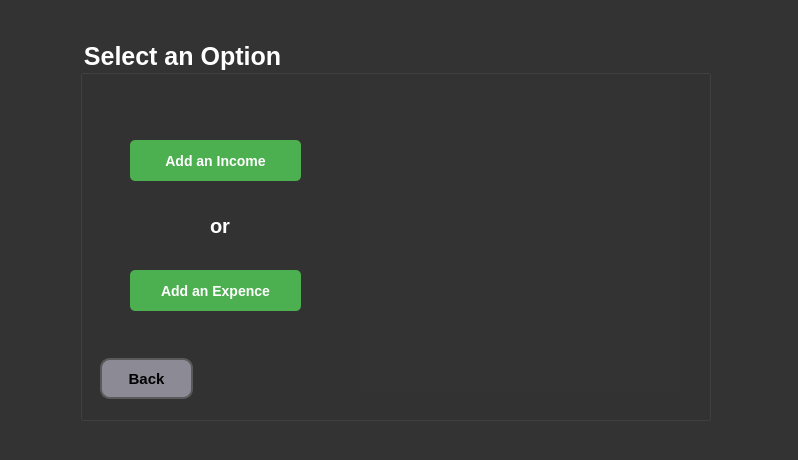
<?xml version="1.0" encoding="UTF-8"?>
<ui version="4.0">
 <class>income_Expence_dash</class>
 <widget class="QMainWindow" name="income_Expence_dash">
  <property name="geometry">
   <rect>
    <x>0</x>
    <y>0</y>
    <width>798</width>
    <height>460</height>
   </rect>
  </property>
  <property name="windowTitle">
   <string>income_expence_dash</string>
  </property>
  <property name="styleSheet">
   <string notr="true">background-color: #333333; </string>
  </property>
  <widget class="QWidget" name="centralwidget">
   <widget class="QGroupBox" name="groupBox">
    <property name="geometry">
     <rect>
      <x>80</x>
      <y>40</y>
      <width>631</width>
      <height>381</height>
     </rect>
    </property>
    <property name="styleSheet">
     <string notr="true">QGroupBox {
    background-color: #333333;   /* Dark background color */
  	color:#ffffff;
    font-size: 25px;             /* Font size for title */
    font-weight: bold;           /* Bold title */
}
</string>
    </property>
    <property name="title">
     <string>Select an Option</string>
    </property>
    <widget class="QWidget" name="widget" native="true">
     <property name="geometry">
      <rect>
       <x>280</x>
       <y>40</y>
       <width>321</width>
       <height>311</height>
      </rect>
     </property>
     <property name="styleSheet">
      <string notr="true">QWidget{
border-image:url(:/image/inexdash1.jpeg/);
}</string>
     </property>
    </widget>
    <widget class="QLabel" name="label_2">
     <property name="geometry">
      <rect>
       <x>120</x>
       <y>170</y>
       <width>61</width>
       <height>31</height>
      </rect>
     </property>
     <property name="styleSheet">
      <string notr="true">QLabel {
	font: 700 9pt &quot;Rockwell&quot;;
    color: #ffffff;              /* White text color */
    font-size: 20px;             /* Font size */
    font-weight: bold;           /* Bold text */
    padding: 5px;                /* Padding around text */
	background-color:transparent;
}
</string>
     </property>
     <property name="text">
      <string>or</string>
     </property>
    </widget>
    <widget class="QPushButton" name="ExpenceButton">
     <property name="geometry">
      <rect>
       <x>50</x>
       <y>230</y>
       <width>171</width>
       <height>41</height>
      </rect>
     </property>
     <property name="styleSheet">
      <string notr="true">QPushButton {
	font: 700 9pt &quot;Rockwell&quot;;
    background-color: #4CAF50;   /* Green background color */
    color: #ffffff;              /* White text color */
    border: none;                /* No border */
    padding: 10px 20px;          /* Padding for button */
    font-size: 14px;             /* Font size */
    font-weight: bold;           /* Bold text */
    border-radius: 5px;          /* Rounded corners */
}

QPushButton:hover {
    background-color: #45a049;   /* Darker green when hovered */
}

QPushButton:pressed {
    background-color: #388E3C;   /* Even darker green when pressed */
}
</string>
     </property>
     <property name="text">
      <string>Add an Expence</string>
     </property>
    </widget>
    <widget class="QPushButton" name="incomeButton">
     <property name="geometry">
      <rect>
       <x>50</x>
       <y>100</y>
       <width>171</width>
       <height>41</height>
      </rect>
     </property>
     <property name="styleSheet">
      <string notr="true">QPushButton {
	font: 700 9pt &quot;Rockwell&quot;;
    background-color: #4CAF50;   /* Green background color */
    color: #ffffff;              /* White text color */
    border: none;                /* No border */
    padding: 10px 20px;          /* Padding for button */
    font-size: 14px;             /* Font size */
    font-weight: bold;           /* Bold text */
    border-radius: 5px;          /* Rounded corners */
}

QPushButton:hover {
    background-color: #45a049;   /* Darker green when hovered */
}

QPushButton:pressed {
    background-color: #388E3C;   /* Even darker green when pressed */
}
</string>
     </property>
     <property name="text">
      <string>Add an Income</string>
     </property>
    </widget>
    <widget class="QPushButton" name="indashbackButton">
     <property name="geometry">
      <rect>
       <x>20</x>
       <y>318</y>
       <width>93</width>
       <height>41</height>
      </rect>
     </property>
     <property name="styleSheet">
      <string notr="true">QPushButton {
    background-color: #8c8a94; 
    color: #000000;      
	font-weight: bold;           
    border: 2px solid #5a5a5a;  
    border-radius: 10px;      
    padding: 10px 20px;       
    font-size: 15px;            
}




</string>
     </property>
     <property name="text">
      <string>Back</string>
     </property>
    </widget>
   </widget>
  </widget>
 </widget>
 <resources/>
 <connections/>
</ui>
